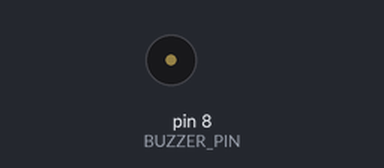
Bench run of a sketch on a simulated Arduino Uno, built with avr-gcc and run on an emulated ATmega328P. Parts: buzzer (waves = sounding).

Above: at 0.1 s.
At 7.1 s:
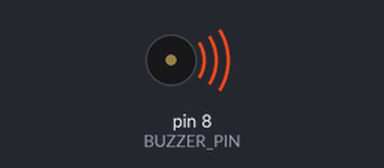
Timing chart, 0 to 18.0 s (numbered marks = the images above):
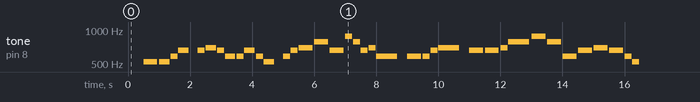

The sketch:

ogretmenim_canim-benim-sarkisi-buzzer_ile.ino
```cpp
/*
  Öğretmenim Canım Benim - Arduino Melodisi

  Çıkış Pini: 8
  by esra pınar yusuf
*/

#define BUZZER_PIN 8

// Nota Frekansları (Do, Re, Mi...)
#define NOTE_C5  523
#define NOTE_D5  587
#define NOTE_E5  659
#define NOTE_F5  698
#define NOTE_G5  784
#define NOTE_A5  880
#define REST      0

// Tempo ayarı (Değiştirerek hızı ayarlayabilirsiniz)
int tempo = 120;

// Melodi Dizisi (Notalar)
int melody[] = {
  // 1. Satır
  REST, NOTE_C5, NOTE_C5, NOTE_D5, NOTE_E5, // Es - doo - do-re-miii  öğ-ret-me-niiim

  REST, NOTE_E5, NOTE_F5, NOTE_E5,NOTE_D5, // es - MI - FAA - MI    canım benim
   NOTE_D5,NOTE_E5,NOTE_D5, NOTE_C5, // es - RE - MII - RE -Do   canım benim


  // 2. Satır
  REST, NOTE_D5, NOTE_E5, // RE - MI
  NOTE_F5, NOTE_G5, // FAA - SOLL
  NOTE_E5, NOTE_A5, // MII - LA
  NOTE_G5, NOTE_E5, NOTE_F5, NOTE_D5, // SOL - MI - FA - REE

// 3. Satır
  REST,NOTE_D5, NOTE_D5, NOTE_E5, // REE - REE - MI
  NOTE_F5, REST, // FAA (Noktalı) - es
  NOTE_E5, NOTE_E5, // MII - MII
  NOTE_F5, NOTE_G5, // FA - SOLL (Noktalı)

  // 4. Satır
  NOTE_A5, NOTE_G5, // LAA - SOLL
  NOTE_D5, NOTE_E5, // REE - MII
  NOTE_F5, NOTE_E5, // FAA - MII
  NOTE_D5, NOTE_C5, // RE - doo
  REST // Bitiş es'i
};

// Ritim Dizisi (Süreler)
// 4 = Çeyrek vuruş, 8 = Sekizlik vuruş
// Negatif sayılar (örn: -4) noktalı vuruş anlamına gelir (daha uzun)
int noteDurations[] = {
  // 1. Satır
  4, 4, -8,  8, -8,     // Es(Çeyrek), Do(8), Do(8), Re(8), Mi(Noktalı Çeyrek)
       //
  8, 8, -8,8 , -8,  // Es(8), Mi(8), Fa(8), Mi(8), Re(8)
    8 ,-8,8,-8 ,// Es(8), Re(8), Mi(8), Re(8) - Do (


  // 2. Satır
  8, 8, 8,        // Re, Mi
  4, 4,        // Fa, Sol
  4, 8,        // Mi, La
  8, 8, 8, -4, // Sol(8), Mi(8), Fa(8), Re(Noktalı Çeyrek)

  // 3. Satır
 8, 4, 8, 8,     // Re(Çeyrek), Re(8), Mi(8)
  -4, 8,       // Fa(Noktalı Çeyrek), Es(8)
  4, 4,        // Mi, Mi
  8, -4,       // Fa(8), Sol(Noktalı Çeyrek)

  // 4. Satır
  4, 4,        // La, Sol
  4, 4,        // Re, Mi
  4, 4,        // Fa, Mi
  8, 8,        // Re, Do
  2            // Son Es*/
};

void setup() {
  pinMode(BUZZER_PIN, OUTPUT);

  // Melodideki toplam nota sayısını hesapla
  int size = sizeof(melody) / sizeof(int);

  // Melodiyi çal
  for (int thisNote = 0; thisNote < size; thisNote++) {

    // Nota süresini hesapla
    int noteDuration = 0;
    int divider = noteDurations[thisNote];

    if (divider > 0) {
      // Normal nota (örneğin 4, 8)
      noteDuration = (60000 * 4) / tempo / divider;
    } else if (divider < 0) {
      // Noktalı nota (örneğin -4, -8)
      noteDuration = (60000 * 4) / tempo / abs(divider);
      noteDuration *= 1.5; // Süreyi 1.5 katına çıkar
    }

    // Notayı çal
    // %90 süreyle çalıp %10 susuyoruz ki notalar birbirine karışmasın
    tone(BUZZER_PIN, melody[thisNote], noteDuration * 0.9);

    // Bir sonraki notaya geçmeden önce bekle
    delay(noteDuration);

    // Sesi durdur (Notalar arası net geçiş için)
    noTone(BUZZER_PIN);
  }
}

void loop() {
  // Şarkı bitti, loop boş bırakıldı.
  // Tekrar çalmasını isterseniz yukarıdaki for döngüsünü buraya taşıyabilirsiniz.
}
```
